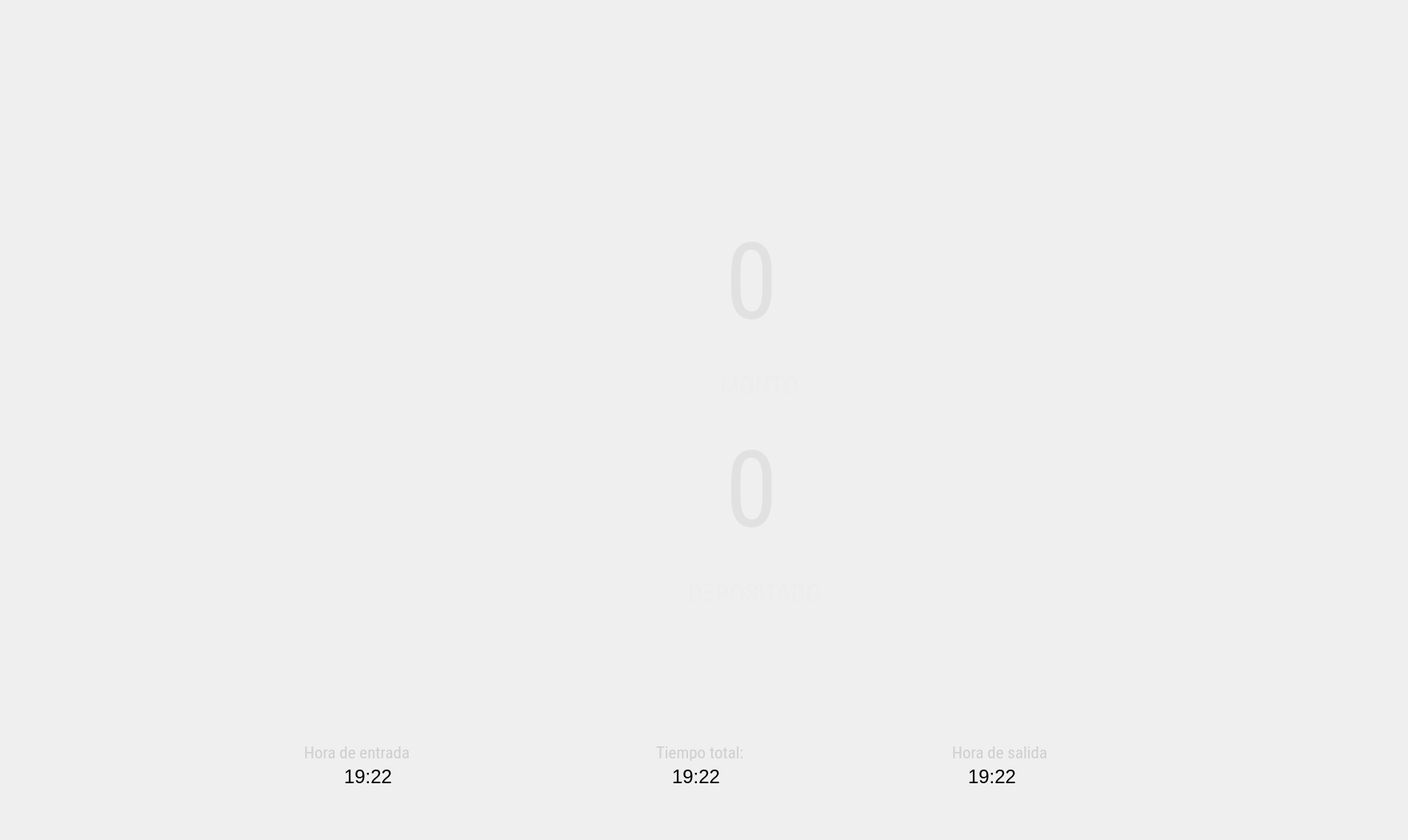
   <widget class="QWidget" name="page_14">
    <widget class="QGroupBox" name="gdepositar_10">
     <property name="geometry">
      <rect>
       <x>370</x>
       <y>0</y>
       <width>1381</width>
       <height>121</height>
      </rect>
     </property>
     <property name="styleSheet">
      <string notr="true">background-color:transparent;
;border-radius:10%;</string>
     </property>
     <property name="title">
      <string/>
     </property>
     <widget class="QLabel" name="label_100">
      <property name="geometry">
       <rect>
        <x>-29</x>
        <y>-40</y>
        <width>251</width>
        <height>21</height>
       </rect>
      </property>
      <property name="font">
       <font>
        <family>Sans Serif</family>
        <pointsize>16</pointsize>
        <weight>75</weight>
        <italic>false</italic>
        <bold>true</bold>
       </font>
      </property>
      <property name="styleSheet">
       <string notr="true">background-color:transparent;
color:rgb(101, 179, 0)</string>
      </property>
      <property name="text">
       <string/>
      </property>
     </widget>
    </widget>
    <widget class="QGroupBox" name="groupBox">
     <property name="geometry">
      <rect>
       <x>290</x>
       <y>0</y>
       <width>1231</width>
       <height>1041</height>
      </rect>
     </property>
     <property name="mouseTracking">
      <bool>true</bool>
     </property>
     <property name="styleSheet">
      <string notr="true">background-color:transparent;
color:rgb(255, 255, 255);
border-radius:40%</string>
     </property>
     <property name="title">
      <string/>
     </property>
     <widget class="QLabel" name="nomPlaza_4">
      <property name="geometry">
       <rect>
        <x>610</x>
        <y>460</y>
        <width>211</width>
        <height>41</height>
       </rect>
      </property>
      <property name="font">
       <font>
        <family>Roboto Condensed</family>
        <pointsize>24</pointsize>
        <weight>50</weight>
        <bold>false</bold>
       </font>
      </property>
      <property name="styleSheet">
       <string notr="true">background-color:transparent;
color:rgb(101, 179, 0);
color:rgb(237, 237, 237)</string>
      </property>
      <property name="text">
       <string>MONTO</string>
      </property>
     </widget>
     <widget class="QLabel" name="nomPlaza_5">
      <property name="geometry">
       <rect>
        <x>570</x>
        <y>720</y>
        <width>271</width>
        <height>41</height>
       </rect>
      </property>
      <property name="font">
       <font>
        <family>Roboto Condensed</family>
        <pointsize>24</pointsize>
        <weight>50</weight>
        <bold>false</bold>
       </font>
      </property>
      <property name="styleSheet">
       <string notr="true">background-color:transparent;
color:rgb(101, 179, 0);
color:rgb(237, 237, 237)</string>
      </property>
      <property name="text">
       <string>DEPOSITADO</string>
      </property>
     </widget>
     <widget class="QWidget" name="layoutWidget_27">
      <property name="geometry">
       <rect>
        <x>420</x>
        <y>230</y>
        <width>511</width>
        <height>245</height>
       </rect>
      </property>
      <layout class="QGridLayout" name="gridLayout_21">
       <item row="0" column="4">
        <widget class="QLabel" name="label_69">
         <property name="styleSheet">
          <string notr="true">background-color:transparent;</string>
         </property>
         <property name="text">
          <string/>
         </property>
        </widget>
       </item>
       <item row="0" column="1">
        <spacer name="horizontalSpacer_47">
         <property name="orientation">
          <enum>Qt::Horizontal</enum>
         </property>
         <property name="sizeHint" stdset="0">
          <size>
           <width>40</width>
           <height>20</height>
          </size>
         </property>
        </spacer>
       </item>
       <item row="0" column="2">
        <widget class="QLabel" name="lcobrar">
         <property name="sizePolicy">
          <sizepolicy hsizetype="MinimumExpanding" vsizetype="Preferred">
           <horstretch>0</horstretch>
           <verstretch>0</verstretch>
          </sizepolicy>
         </property>
         <property name="maximumSize">
          <size>
           <width>620</width>
           <height>16777212</height>
          </size>
         </property>
         <property name="font">
          <font>
           <family>Roboto Condensed</family>
           <pointsize>100</pointsize>
           <weight>50</weight>
           <italic>false</italic>
           <bold>false</bold>
          </font>
         </property>
         <property name="styleSheet">
          <string notr="true">background-color:transparent;
color:rgb(225, 225, 225);
border-radius:40%</string>
         </property>
         <property name="lineWidth">
          <number>3</number>
         </property>
         <property name="text">
          <string> 0</string>
         </property>
        </widget>
       </item>
       <item row="0" column="3">
        <spacer name="horizontalSpacer_46">
         <property name="orientation">
          <enum>Qt::Horizontal</enum>
         </property>
         <property name="sizeHint" stdset="0">
          <size>
           <width>40</width>
           <height>20</height>
          </size>
         </property>
        </spacer>
       </item>
      </layout>
     </widget>
     <widget class="QPushButton" name="bcine">
      <property name="geometry">
       <rect>
        <x>930</x>
        <y>30</y>
        <width>271</width>
        <height>761</height>
       </rect>
      </property>
      <property name="font">
       <font>
        <family>Ubuntu Mono</family>
        <pointsize>16</pointsize>
        <weight>75</weight>
        <italic>false</italic>
        <bold>true</bold>
        <underline>false</underline>
       </font>
      </property>
      <property name="mouseTracking">
       <bool>true</bool>
      </property>
      <property name="acceptDrops">
       <bool>true</bool>
      </property>
      <property name="toolTip">
       <string>Ayuda</string>
      </property>
      <property name="whatsThis">
       <string extracomment="help"/>
      </property>
      <property name="autoFillBackground">
       <bool>false</bool>
      </property>
      <property name="styleSheet">
       <string notr="true">
border-radius:40%;</string>
      </property>
      <property name="text">
       <string/>
      </property>
      <property name="icon">
       <iconset>
        <normaloff>../iconos/fl.png</normaloff>../iconos/fl.png</iconset>
      </property>
      <property name="iconSize">
       <size>
        <width>90</width>
        <height>90</height>
       </size>
      </property>
      <property name="checkable">
       <bool>true</bool>
      </property>
      <property name="checked">
       <bool>false</bool>
      </property>
      <property name="flat">
       <bool>true</bool>
      </property>
      <property name="toolTipDuration" stdset="0">
       <number>3</number>
      </property>
     </widget>
     <widget class="QLabel" name="hs">
      <property name="geometry">
       <rect>
        <x>920</x>
        <y>960</y>
        <width>171</width>
        <height>21</height>
       </rect>
      </property>
      <property name="font">
       <font>
        <family>Ubuntu</family>
        <pointsize>18</pointsize>
        <weight>50</weight>
        <italic>false</italic>
        <bold>false</bold>
       </font>
      </property>
      <property name="styleSheet">
       <string notr="true">background-color:transparent;
color:rgb(0, 0, 0)
</string>
      </property>
      <property name="text">
       <string>19:22</string>
      </property>
     </widget>
     <widget class="QLabel" name="hs_45">
      <property name="geometry">
       <rect>
        <x>90</x>
        <y>930</y>
        <width>211</width>
        <height>21</height>
       </rect>
      </property>
      <property name="font">
       <font>
        <family>Roboto Condensed</family>
        <pointsize>16</pointsize>
        <weight>50</weight>
        <italic>false</italic>
        <bold>false</bold>
       </font>
      </property>
      <property name="styleSheet">
       <string notr="true">background-color:transparent;
color:rgb(206, 206, 206)
</string>
      </property>
      <property name="text">
       <string>Hora de entrada</string>
      </property>
     </widget>
     <widget class="QPushButton" name="bcancelarPago_4">
      <property name="enabled">
       <bool>true</bool>
      </property>
      <property name="geometry">
       <rect>
        <x>700</x>
        <y>910</y>
        <width>81</width>
        <height>81</height>
       </rect>
      </property>
      <property name="font">
       <font>
        <family>Ubuntu Mono</family>
        <pointsize>16</pointsize>
        <weight>75</weight>
        <italic>false</italic>
        <bold>true</bold>
        <underline>false</underline>
       </font>
      </property>
      <property name="toolTip">
       <string>Ayuda</string>
      </property>
      <property name="whatsThis">
       <string extracomment="help"/>
      </property>
      <property name="styleSheet">
       <string notr="true">background-color: rgb(128, 128, 128);
background-color:rgb(220, 220, 220);
color:rgb(206, 206, 206);
background-color:qlineargradient(spread:pad, x1:1, y1:0, x2:0, y2:1, stop:0 rgba(231, 98, 98, 255), stop:1 rgba(200, 98, 98, 255));
background-color:transparent;
border-radius:30%;</string>
      </property>
      <property name="text">
       <string/>
      </property>
      <property name="icon">
       <iconset>
        <normaloff>../iconos/tiempo-restante.png</normaloff>../iconos/tiempo-restante.png</iconset>
      </property>
      <property name="iconSize">
       <size>
        <width>70</width>
        <height>70</height>
       </size>
      </property>
      <property name="toolTipDuration" stdset="0">
       <number>3</number>
      </property>
     </widget>
     <widget class="QLabel" name="ttotal">
      <property name="geometry">
       <rect>
        <x>550</x>
        <y>960</y>
        <width>171</width>
        <height>21</height>
       </rect>
      </property>
      <property name="font">
       <font>
        <family>Ubuntu</family>
        <pointsize>18</pointsize>
        <weight>50</weight>
        <italic>false</italic>
        <bold>false</bold>
       </font>
      </property>
      <property name="styleSheet">
       <string notr="true">background-color:transparent;
color:rgb(0, 0, 0)
</string>
      </property>
      <property name="text">
       <string>19:22</string>
      </property>
     </widget>
     <widget class="QLabel" name="he">
      <property name="geometry">
       <rect>
        <x>140</x>
        <y>960</y>
        <width>171</width>
        <height>21</height>
       </rect>
      </property>
      <property name="font">
       <font>
        <family>Ubuntu</family>
        <pointsize>18</pointsize>
        <weight>50</weight>
        <italic>false</italic>
        <bold>false</bold>
       </font>
      </property>
      <property name="styleSheet">
       <string notr="true">background-color:transparent;
color:rgb(0, 0, 0)
</string>
      </property>
      <property name="text">
       <string>19:22</string>
      </property>
     </widget>
     <widget class="QPushButton" name="bcancelarPago_2">
      <property name="enabled">
       <bool>true</bool>
      </property>
      <property name="geometry">
       <rect>
        <x>280</x>
        <y>920</y>
        <width>81</width>
        <height>81</height>
       </rect>
      </property>
      <property name="font">
       <font>
        <family>Ubuntu Mono</family>
        <pointsize>16</pointsize>
        <weight>75</weight>
        <italic>false</italic>
        <bold>true</bold>
        <underline>false</underline>
       </font>
      </property>
      <property name="toolTip">
       <string>Ayuda</string>
      </property>
      <property name="whatsThis">
       <string extracomment="help"/>
      </property>
      <property name="styleSheet">
       <string notr="true">background-color: rgb(128, 128, 128);
background-color:rgb(220, 220, 220);
color:rgb(206, 206, 206);
background-color:qlineargradient(spread:pad, x1:1, y1:0, x2:0, y2:1, stop:0 rgba(231, 98, 98, 255), stop:1 rgba(200, 98, 98, 255));
background-color:transparent;
border-radius:30%;</string>
      </property>
      <property name="text">
       <string/>
      </property>
      <property name="icon">
       <iconset>
        <normaloff>../iconos/caret-arrow-up.svg</normaloff>../iconos/caret-arrow-up.svg</iconset>
      </property>
      <property name="iconSize">
       <size>
        <width>70</width>
        <height>70</height>
       </size>
      </property>
      <property name="toolTipDuration" stdset="0">
       <number>3</number>
      </property>
     </widget>
     <widget class="QLabel" name="hs_47">
      <property name="geometry">
       <rect>
        <x>900</x>
        <y>930</y>
        <width>211</width>
        <height>21</height>
       </rect>
      </property>
      <property name="font">
       <font>
        <family>Roboto Condensed</family>
        <pointsize>16</pointsize>
        <weight>50</weight>
        <italic>false</italic>
        <bold>false</bold>
       </font>
      </property>
      <property name="styleSheet">
       <string notr="true">background-color:transparent;
color:rgb(206, 206, 206)
</string>
      </property>
      <property name="text">
       <string>Hora de salida</string>
      </property>
     </widget>
     <widget class="QPushButton" name="bcancelarPago_3">
      <property name="enabled">
       <bool>true</bool>
      </property>
      <property name="geometry">
       <rect>
        <x>1100</x>
        <y>910</y>
        <width>81</width>
        <height>81</height>
       </rect>
      </property>
      <property name="font">
       <font>
        <family>Ubuntu Mono</family>
        <pointsize>16</pointsize>
        <weight>75</weight>
        <italic>false</italic>
        <bold>true</bold>
        <underline>false</underline>
       </font>
      </property>
      <property name="toolTip">
       <string>Ayuda</string>
      </property>
      <property name="whatsThis">
       <string extracomment="help"/>
      </property>
      <property name="styleSheet">
       <string notr="true">background-color: rgb(128, 128, 128);
background-color:rgb(220, 220, 220);
color:rgb(206, 206, 206);
background-color:qlineargradient(spread:pad, x1:1, y1:0, x2:0, y2:1, stop:0 rgba(231, 98, 98, 255), stop:1 rgba(200, 98, 98, 255));
background-color:transparent;
border-radius:30%;</string>
      </property>
      <property name="text">
       <string/>
      </property>
      <property name="icon">
       <iconset>
        <normaloff>../iconos/fdd.png</normaloff>../iconos/fdd.png</iconset>
      </property>
      <property name="iconSize">
       <size>
        <width>70</width>
        <height>70</height>
       </size>
      </property>
      <property name="toolTipDuration" stdset="0">
       <number>3</number>
      </property>
     </widget>
     <widget class="QLabel" name="hs_48">
      <property name="geometry">
       <rect>
        <x>530</x>
        <y>930</y>
        <width>211</width>
        <height>21</height>
       </rect>
      </property>
      <property name="font">
       <font>
        <family>Roboto Condensed</family>
        <pointsize>16</pointsize>
        <weight>50</weight>
        <italic>false</italic>
        <bold>false</bold>
       </font>
      </property>
      <property name="styleSheet">
       <string notr="true">background-color:transparent;
color:rgb(206, 206, 206)
</string>
      </property>
      <property name="text">
       <string>Tiempo total:</string>
      </property>
     </widget>
     <widget class="QPushButton" name="bcancelarPago">
      <property name="geometry">
       <rect>
        <x>140</x>
        <y>30</y>
        <width>271</width>
        <height>761</height>
       </rect>
      </property>
      <property name="font">
       <font>
        <family>Ubuntu Mono</family>
        <pointsize>16</pointsize>
        <weight>75</weight>
        <italic>false</italic>
        <bold>true</bold>
        <underline>false</underline>
       </font>
      </property>
      <property name="toolTip">
       <string>Ayuda</string>
      </property>
      <property name="whatsThis">
       <string extracomment="help"/>
      </property>
      <property name="styleSheet">
       <string notr="true">
border-radius:40%;</string>
      </property>
      <property name="text">
       <string/>
      </property>
      <property name="icon">
       <iconset>
        <normaloff>../iconos/ra4.png</normaloff>../iconos/ra4.png</iconset>
      </property>
      <property name="iconSize">
       <size>
        <width>250</width>
        <height>250</height>
       </size>
      </property>
      <property name="toolTipDuration" stdset="0">
       <number>3</number>
      </property>
     </widget>
     <widget class="QLabel" name="label_101">
      <property name="geometry">
       <rect>
        <x>610</x>
        <y>60</y>
        <width>141</width>
        <height>141</height>
       </rect>
      </property>
      <property name="font">
       <font>
        <family>Verdana</family>
        <pointsize>8</pointsize>
        <weight>50</weight>
        <bold>false</bold>
       </font>
      </property>
      <property name="styleSheet">
       <string notr="true">background-color:transparent;
color:white</string>
      </property>
      <property name="frameShape">
       <enum>QFrame::NoFrame</enum>
      </property>
      <property name="frameShadow">
       <enum>QFrame::Sunken</enum>
      </property>
      <property name="lineWidth">
       <number>3</number>
      </property>
      <property name="text">
       <string/>
      </property>
      <property name="textFormat">
       <enum>Qt::PlainText</enum>
      </property>
      <property name="pixmap">
       <pixmap>../iconos/Parking Tip.svg</pixmap>
      </property>
      <property name="scaledContents">
       <bool>true</bool>
      </property>
     </widget>
     <widget class="QWidget" name="layoutWidget_28">
      <property name="geometry">
       <rect>
        <x>420</x>
        <y>490</y>
        <width>511</width>
        <height>245</height>
       </rect>
      </property>
      <layout class="QGridLayout" name="gridLayout_22">
       <item row="0" column="4">
        <widget class="QLabel" name="label_70">
         <property name="styleSheet">
          <string notr="true">background-color:transparent;</string>
         </property>
         <property name="text">
          <string/>
         </property>
        </widget>
       </item>
       <item row="0" column="1">
        <spacer name="horizontalSpacer_48">
         <property name="orientation">
          <enum>Qt::Horizontal</enum>
         </property>
         <property name="sizeHint" stdset="0">
          <size>
           <width>40</width>
           <height>20</height>
          </size>
         </property>
        </spacer>
       </item>
       <item row="0" column="2">
        <widget class="QLabel" name="lcine">
         <property name="sizePolicy">
          <sizepolicy hsizetype="MinimumExpanding" vsizetype="Preferred">
           <horstretch>0</horstretch>
           <verstretch>0</verstretch>
          </sizepolicy>
         </property>
         <property name="maximumSize">
          <size>
           <width>620</width>
           <height>16777212</height>
          </size>
         </property>
         <property name="font">
          <font>
           <family>Roboto Condensed</family>
           <pointsize>100</pointsize>
           <weight>50</weight>
           <italic>false</italic>
           <bold>false</bold>
          </font>
         </property>
         <property name="styleSheet">
          <string notr="true">background-color:transparent;
color:rgb(225, 225, 225);
border-radius:40%</string>
         </property>
         <property name="lineWidth">
          <number>3</number>
         </property>
         <property name="text">
          <string> 0</string>
         </property>
        </widget>
       </item>
       <item row="0" column="3">
        <spacer name="horizontalSpacer_49">
         <property name="orientation">
          <enum>Qt::Horizontal</enum>
         </property>
         <property name="sizeHint" stdset="0">
          <size>
           <width>40</width>
           <height>20</height>
          </size>
         </property>
        </spacer>
       </item>
      </layout>
     </widget>
    </widget>
   </widget>
